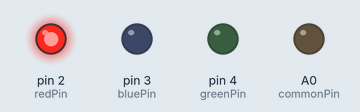
A sketch run on a simulated Arduino Uno, built with avr-gcc and run on an emulated ATmega328P. Parts: output pins drawn as LEDs (lit = HIGH).

Above: at 0.5 s.
At 1.5 s:
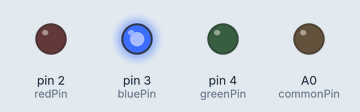
At 5.5 s:
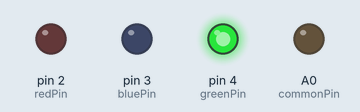
Timing chart, 0 to 6.9 s (numbered marks = the images above):
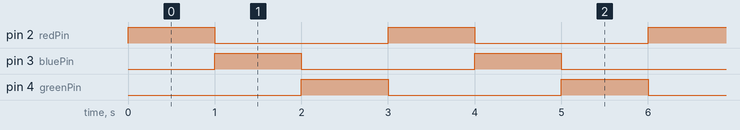

The sketch:

led_display_finalproject.ino
```cpp
const byte commonPin = A0;
const byte redPin = 2;
const byte bluePin = 3;
const byte greenPin = 4;

void setup() {
  pinMode(commonPin, OUTPUT);
  pinMode(redPin, OUTPUT);
  pinMode(bluePin, OUTPUT);
  pinMode(greenPin, OUTPUT);

  digitalWrite(commonPin, LOW); // use HIGH instead if your LED is common anode
}

void setColor(byte red, byte blue, byte green) {
  digitalWrite(redPin, red);
  digitalWrite(bluePin, blue);
  digitalWrite(greenPin, green);
}

void loop() {
  setColor(HIGH, LOW, LOW);   // red
  delay(1000);

  setColor(LOW, HIGH, LOW);   // blue
  delay(1000);

  setColor(LOW, LOW, HIGH);   // green
  delay(1000);
}
```

Measured:
- by itself, pin 2 (redPin), pin 3 (bluePin), pin 4 (greenPin): alternates HIGH for 1.0 s and LOW for 2.0 s
- by itself, everything shown: repeats every 3.0 s, in 3 steps
